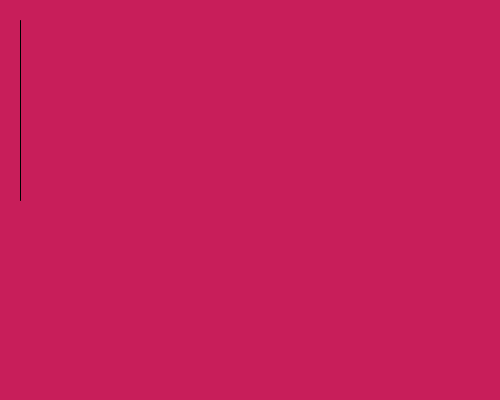
Frame 1 (no input)
Frame 60 (the mouse pressed at the canvas centre just before this capture): identical to frame 1, image omitted
Frame 120 (the mouse held since frame 60 and released just before this capture): blank canvas, image omitted

The Processing sketch that drew this single still picture (run headless with seeded random() and noise(); from frame 60 on, the mouse is pressed at the canvas centre):

// Processing sketch: processing_49697
// ── processing_49697.pde

int a = 20;

void setup () {
  size (500,400);
  smooth ();
}
void draw () {
  background (200,10+a,90);
  print(a);
  if (a<0) {
    a=255;
  }
  else if (a>255) {
    a=1;
}
  line (a,20,a,200);
}
void mousePressed () {
  a+=15;
}
void keyPressed () {
  a-=15;
}
